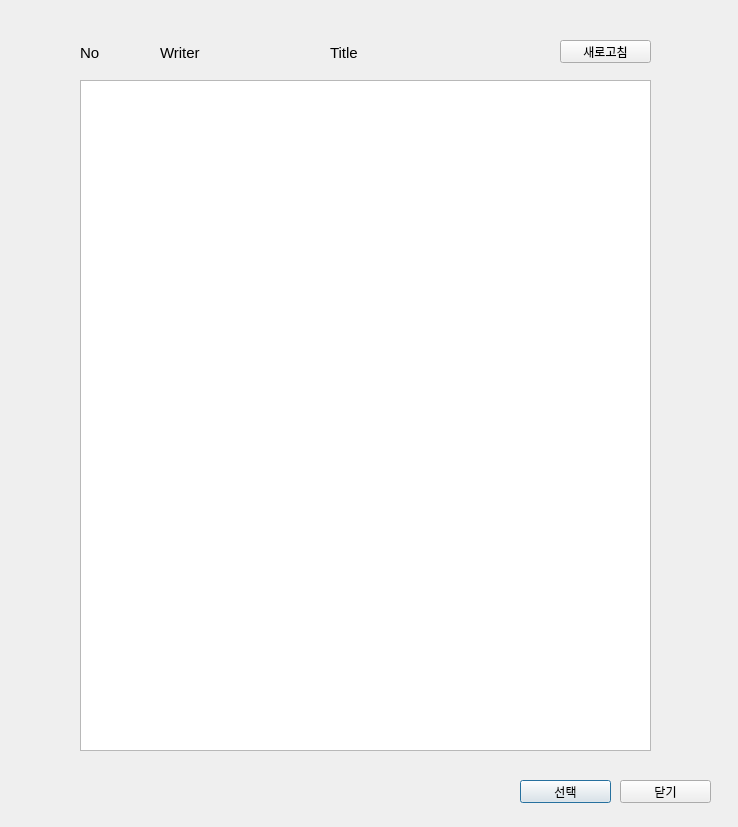
<?xml version="1.0" encoding="UTF-8"?>
<ui version="4.0">
 <class>TechQNASelectDialog</class>
 <widget class="QDialog" name="TechQNASelectDialog">
  <property name="geometry">
   <rect>
    <x>0</x>
    <y>0</y>
    <width>738</width>
    <height>827</height>
   </rect>
  </property>
  <property name="windowTitle">
   <string>Dialog</string>
  </property>
  <widget class="QListView" name="listView_qna">
   <property name="geometry">
    <rect>
     <x>80</x>
     <y>80</y>
     <width>571</width>
     <height>671</height>
    </rect>
   </property>
  </widget>
  <widget class="QLabel" name="label_no">
   <property name="geometry">
    <rect>
     <x>80</x>
     <y>30</y>
     <width>137</width>
     <height>46</height>
    </rect>
   </property>
   <property name="font">
    <font>
     <pointsize>11</pointsize>
    </font>
   </property>
   <property name="text">
    <string>No</string>
   </property>
  </widget>
  <widget class="QLabel" name="label_writer">
   <property name="geometry">
    <rect>
     <x>160</x>
     <y>30</y>
     <width>137</width>
     <height>46</height>
    </rect>
   </property>
   <property name="font">
    <font>
     <pointsize>11</pointsize>
    </font>
   </property>
   <property name="text">
    <string>Writer</string>
   </property>
  </widget>
  <widget class="QLabel" name="label_title">
   <property name="geometry">
    <rect>
     <x>330</x>
     <y>30</y>
     <width>137</width>
     <height>46</height>
    </rect>
   </property>
   <property name="font">
    <font>
     <pointsize>11</pointsize>
    </font>
   </property>
   <property name="text">
    <string>Title</string>
   </property>
  </widget>
  <widget class="QPushButton" name="btn_Select">
   <property name="geometry">
    <rect>
     <x>520</x>
     <y>780</y>
     <width>91</width>
     <height>23</height>
    </rect>
   </property>
   <property name="text">
    <string>선택</string>
   </property>
  </widget>
  <widget class="QPushButton" name="btn_Refresh">
   <property name="geometry">
    <rect>
     <x>560</x>
     <y>40</y>
     <width>91</width>
     <height>23</height>
    </rect>
   </property>
   <property name="text">
    <string>새로고침</string>
   </property>
  </widget>
  <widget class="QPushButton" name="btn_Close">
   <property name="geometry">
    <rect>
     <x>620</x>
     <y>780</y>
     <width>91</width>
     <height>23</height>
    </rect>
   </property>
   <property name="text">
    <string>닫기</string>
   </property>
  </widget>
 </widget>
 <resources/>
 <connections/>
</ui>
